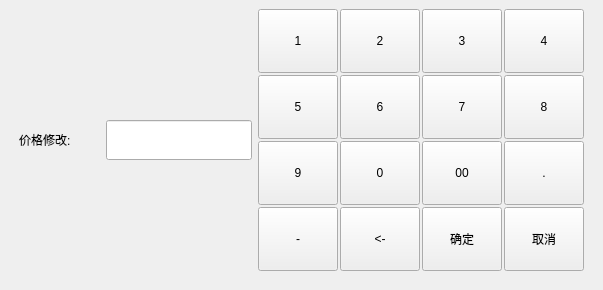
<?xml version="1.0" encoding="UTF-8"?>
<ui version="4.0">
 <class>cur_price</class>
 <widget class="QDialog" name="cur_price">
  <property name="geometry">
   <rect>
    <x>0</x>
    <y>0</y>
    <width>603</width>
    <height>290</height>
   </rect>
  </property>
  <property name="windowTitle">
   <string>Dialog</string>
  </property>
  <layout class="QVBoxLayout" name="verticalLayout">
   <property name="spacing">
    <number>6</number>
   </property>
   <property name="leftMargin">
    <number>9</number>
   </property>
   <property name="topMargin">
    <number>9</number>
   </property>
   <property name="rightMargin">
    <number>9</number>
   </property>
   <property name="bottomMargin">
    <number>9</number>
   </property>
   <item>
    <layout class="QHBoxLayout" name="horizontalLayout_2">
     <property name="leftMargin">
      <number>10</number>
     </property>
     <property name="rightMargin">
      <number>10</number>
     </property>
     <property name="bottomMargin">
      <number>10</number>
     </property>
     <item>
      <layout class="QHBoxLayout" name="horizontalLayout">
       <item>
        <widget class="QLabel" name="label_2">
         <property name="sizePolicy">
          <sizepolicy hsizetype="Fixed" vsizetype="Fixed">
           <horstretch>0</horstretch>
           <verstretch>0</verstretch>
          </sizepolicy>
         </property>
         <property name="minimumSize">
          <size>
           <width>81</width>
           <height>40</height>
          </size>
         </property>
         <property name="text">
          <string>价格修改:</string>
         </property>
        </widget>
       </item>
       <item>
        <widget class="QLineEdit" name="lineEdit">
         <property name="minimumSize">
          <size>
           <width>0</width>
           <height>40</height>
          </size>
         </property>
         <property name="text">
          <string/>
         </property>
        </widget>
       </item>
      </layout>
     </item>
     <item>
      <layout class="QGridLayout" name="gridLayout">
       <property name="spacing">
        <number>2</number>
       </property>
       <item row="0" column="0">
        <widget class="QPushButton" name="pushButton">
         <property name="sizePolicy">
          <sizepolicy hsizetype="Expanding" vsizetype="Expanding">
           <horstretch>0</horstretch>
           <verstretch>0</verstretch>
          </sizepolicy>
         </property>
         <property name="minimumSize">
          <size>
           <width>71</width>
           <height>61</height>
          </size>
         </property>
         <property name="focusPolicy">
          <enum>Qt::NoFocus</enum>
         </property>
         <property name="text">
          <string>1</string>
         </property>
         <property name="outer_stylesheet" stdset="0">
          <string>pushbutton</string>
         </property>
        </widget>
       </item>
       <item row="0" column="1">
        <widget class="QPushButton" name="pushButton_2">
         <property name="sizePolicy">
          <sizepolicy hsizetype="Expanding" vsizetype="Expanding">
           <horstretch>0</horstretch>
           <verstretch>0</verstretch>
          </sizepolicy>
         </property>
         <property name="minimumSize">
          <size>
           <width>71</width>
           <height>61</height>
          </size>
         </property>
         <property name="focusPolicy">
          <enum>Qt::NoFocus</enum>
         </property>
         <property name="text">
          <string>2</string>
         </property>
         <property name="outer_stylesheet" stdset="0">
          <string>pushbutton</string>
         </property>
        </widget>
       </item>
       <item row="0" column="2">
        <widget class="QPushButton" name="pushButton_3">
         <property name="sizePolicy">
          <sizepolicy hsizetype="Expanding" vsizetype="Expanding">
           <horstretch>0</horstretch>
           <verstretch>0</verstretch>
          </sizepolicy>
         </property>
         <property name="minimumSize">
          <size>
           <width>71</width>
           <height>61</height>
          </size>
         </property>
         <property name="focusPolicy">
          <enum>Qt::NoFocus</enum>
         </property>
         <property name="text">
          <string>3</string>
         </property>
         <property name="outer_stylesheet" stdset="0">
          <string>pushbutton</string>
         </property>
        </widget>
       </item>
       <item row="0" column="3">
        <widget class="QPushButton" name="pushButton_4">
         <property name="sizePolicy">
          <sizepolicy hsizetype="Expanding" vsizetype="Expanding">
           <horstretch>0</horstretch>
           <verstretch>0</verstretch>
          </sizepolicy>
         </property>
         <property name="minimumSize">
          <size>
           <width>71</width>
           <height>61</height>
          </size>
         </property>
         <property name="focusPolicy">
          <enum>Qt::NoFocus</enum>
         </property>
         <property name="text">
          <string>4</string>
         </property>
         <property name="outer_stylesheet" stdset="0">
          <string>pushbutton</string>
         </property>
        </widget>
       </item>
       <item row="1" column="0">
        <widget class="QPushButton" name="pushButton_8">
         <property name="sizePolicy">
          <sizepolicy hsizetype="Expanding" vsizetype="Expanding">
           <horstretch>0</horstretch>
           <verstretch>0</verstretch>
          </sizepolicy>
         </property>
         <property name="minimumSize">
          <size>
           <width>71</width>
           <height>61</height>
          </size>
         </property>
         <property name="focusPolicy">
          <enum>Qt::NoFocus</enum>
         </property>
         <property name="text">
          <string>5</string>
         </property>
         <property name="outer_stylesheet" stdset="0">
          <string>pushbutton</string>
         </property>
        </widget>
       </item>
       <item row="1" column="1">
        <widget class="QPushButton" name="pushButton_6">
         <property name="sizePolicy">
          <sizepolicy hsizetype="Expanding" vsizetype="Expanding">
           <horstretch>0</horstretch>
           <verstretch>0</verstretch>
          </sizepolicy>
         </property>
         <property name="minimumSize">
          <size>
           <width>71</width>
           <height>61</height>
          </size>
         </property>
         <property name="focusPolicy">
          <enum>Qt::NoFocus</enum>
         </property>
         <property name="text">
          <string>6</string>
         </property>
         <property name="outer_stylesheet" stdset="0">
          <string>pushbutton</string>
         </property>
        </widget>
       </item>
       <item row="1" column="2">
        <widget class="QPushButton" name="pushButton_5">
         <property name="sizePolicy">
          <sizepolicy hsizetype="Expanding" vsizetype="Expanding">
           <horstretch>0</horstretch>
           <verstretch>0</verstretch>
          </sizepolicy>
         </property>
         <property name="minimumSize">
          <size>
           <width>71</width>
           <height>61</height>
          </size>
         </property>
         <property name="focusPolicy">
          <enum>Qt::NoFocus</enum>
         </property>
         <property name="text">
          <string>7</string>
         </property>
         <property name="outer_stylesheet" stdset="0">
          <string>pushbutton</string>
         </property>
        </widget>
       </item>
       <item row="1" column="3">
        <widget class="QPushButton" name="pushButton_7">
         <property name="sizePolicy">
          <sizepolicy hsizetype="Expanding" vsizetype="Expanding">
           <horstretch>0</horstretch>
           <verstretch>0</verstretch>
          </sizepolicy>
         </property>
         <property name="minimumSize">
          <size>
           <width>71</width>
           <height>61</height>
          </size>
         </property>
         <property name="focusPolicy">
          <enum>Qt::NoFocus</enum>
         </property>
         <property name="text">
          <string>8</string>
         </property>
         <property name="outer_stylesheet" stdset="0">
          <string>pushbutton</string>
         </property>
        </widget>
       </item>
       <item row="2" column="0">
        <widget class="QPushButton" name="pushButton_12">
         <property name="sizePolicy">
          <sizepolicy hsizetype="Expanding" vsizetype="Expanding">
           <horstretch>0</horstretch>
           <verstretch>0</verstretch>
          </sizepolicy>
         </property>
         <property name="minimumSize">
          <size>
           <width>71</width>
           <height>61</height>
          </size>
         </property>
         <property name="focusPolicy">
          <enum>Qt::NoFocus</enum>
         </property>
         <property name="text">
          <string>9</string>
         </property>
         <property name="outer_stylesheet" stdset="0">
          <string>pushbutton</string>
         </property>
        </widget>
       </item>
       <item row="2" column="1">
        <widget class="QPushButton" name="pushButton_10">
         <property name="sizePolicy">
          <sizepolicy hsizetype="Expanding" vsizetype="Expanding">
           <horstretch>0</horstretch>
           <verstretch>0</verstretch>
          </sizepolicy>
         </property>
         <property name="minimumSize">
          <size>
           <width>71</width>
           <height>61</height>
          </size>
         </property>
         <property name="focusPolicy">
          <enum>Qt::NoFocus</enum>
         </property>
         <property name="text">
          <string>0</string>
         </property>
         <property name="outer_stylesheet" stdset="0">
          <string>pushbutton</string>
         </property>
        </widget>
       </item>
       <item row="2" column="2">
        <widget class="QPushButton" name="pushButton_9">
         <property name="sizePolicy">
          <sizepolicy hsizetype="Expanding" vsizetype="Expanding">
           <horstretch>0</horstretch>
           <verstretch>0</verstretch>
          </sizepolicy>
         </property>
         <property name="minimumSize">
          <size>
           <width>71</width>
           <height>61</height>
          </size>
         </property>
         <property name="focusPolicy">
          <enum>Qt::NoFocus</enum>
         </property>
         <property name="text">
          <string>00</string>
         </property>
         <property name="outer_stylesheet" stdset="0">
          <string>pushbutton</string>
         </property>
        </widget>
       </item>
       <item row="2" column="3">
        <widget class="QPushButton" name="pushButton_11">
         <property name="sizePolicy">
          <sizepolicy hsizetype="Expanding" vsizetype="Expanding">
           <horstretch>0</horstretch>
           <verstretch>0</verstretch>
          </sizepolicy>
         </property>
         <property name="minimumSize">
          <size>
           <width>71</width>
           <height>61</height>
          </size>
         </property>
         <property name="focusPolicy">
          <enum>Qt::NoFocus</enum>
         </property>
         <property name="text">
          <string>.</string>
         </property>
         <property name="outer_stylesheet" stdset="0">
          <string>pushbutton</string>
         </property>
        </widget>
       </item>
       <item row="3" column="0">
        <widget class="QPushButton" name="pushButton_13">
         <property name="sizePolicy">
          <sizepolicy hsizetype="Expanding" vsizetype="Expanding">
           <horstretch>0</horstretch>
           <verstretch>0</verstretch>
          </sizepolicy>
         </property>
         <property name="minimumSize">
          <size>
           <width>71</width>
           <height>61</height>
          </size>
         </property>
         <property name="focusPolicy">
          <enum>Qt::NoFocus</enum>
         </property>
         <property name="text">
          <string>-</string>
         </property>
         <property name="outer_stylesheet" stdset="0">
          <string>pushbutton</string>
         </property>
        </widget>
       </item>
       <item row="3" column="1">
        <widget class="QPushButton" name="pushButton_14">
         <property name="sizePolicy">
          <sizepolicy hsizetype="Expanding" vsizetype="Expanding">
           <horstretch>0</horstretch>
           <verstretch>0</verstretch>
          </sizepolicy>
         </property>
         <property name="minimumSize">
          <size>
           <width>71</width>
           <height>61</height>
          </size>
         </property>
         <property name="focusPolicy">
          <enum>Qt::NoFocus</enum>
         </property>
         <property name="text">
          <string>&lt;-</string>
         </property>
         <property name="outer_stylesheet" stdset="0">
          <string>pushbutton</string>
         </property>
        </widget>
       </item>
       <item row="3" column="2">
        <widget class="QPushButton" name="pushButton_15">
         <property name="sizePolicy">
          <sizepolicy hsizetype="Expanding" vsizetype="Expanding">
           <horstretch>0</horstretch>
           <verstretch>0</verstretch>
          </sizepolicy>
         </property>
         <property name="minimumSize">
          <size>
           <width>71</width>
           <height>61</height>
          </size>
         </property>
         <property name="focusPolicy">
          <enum>Qt::NoFocus</enum>
         </property>
         <property name="text">
          <string>确定</string>
         </property>
         <property name="outer_stylesheet" stdset="0">
          <string>pushbutton</string>
         </property>
        </widget>
       </item>
       <item row="3" column="3">
        <widget class="QPushButton" name="pushButton_16">
         <property name="sizePolicy">
          <sizepolicy hsizetype="Expanding" vsizetype="Expanding">
           <horstretch>0</horstretch>
           <verstretch>0</verstretch>
          </sizepolicy>
         </property>
         <property name="minimumSize">
          <size>
           <width>71</width>
           <height>61</height>
          </size>
         </property>
         <property name="focusPolicy">
          <enum>Qt::NoFocus</enum>
         </property>
         <property name="text">
          <string>取消</string>
         </property>
         <property name="outer_stylesheet" stdset="0">
          <string>pushbutton</string>
         </property>
        </widget>
       </item>
      </layout>
     </item>
    </layout>
   </item>
  </layout>
 </widget>
 <resources/>
 <connections/>
</ui>
